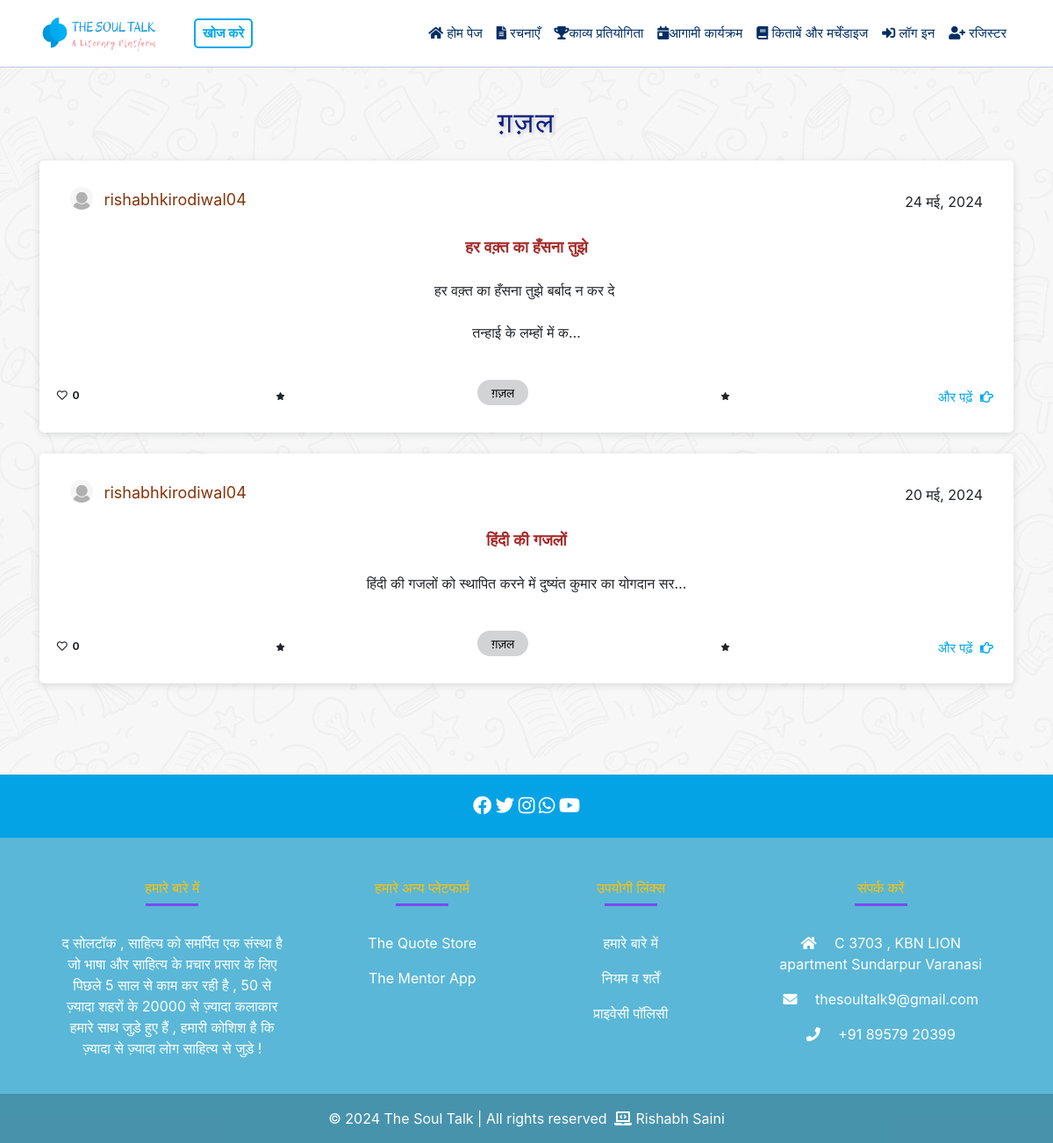
Page /category/1/ on the committed database.
### mainApp/models.py (models this page shows, shortened)
class Category(models.Model):
    name_en = models.CharField(max_length=100, verbose_name="English Name",unique=True)
    name_hi = models.CharField(max_length=100, verbose_name="Hindi Name",unique=True)
    class Meta:
        verbose_name_plural = "Categories"

class Post(models.Model):
    title = models.CharField(max_length=100)
    description = models.TextField()
    category = models.ForeignKey(Category, on_delete=models.CASCADE)
    created_by = models.ForeignKey(CustomUser, on_delete=models.CASCADE)
    created_at = models.DateTimeField(auto_now_add=True)
    approved = models.BooleanField(default=False)  # New field for approval status
    declined = models.BooleanField(default=False)
    likes = models.ManyToManyField(CustomUser, through='Like', related_name='liked_posts')
    likes_count = models.IntegerField(default=0)

class CustomUser(AbstractUser):
    is_admin = models.BooleanField(default=False)
    is_owner = models.BooleanField(default=False)
    phone_no = models.CharField(max_length=15, blank=True, null=True)

### mainApp/views.py (the view)
# urls.py: path('category/<int:category_id>/', views.category_posts, name='category-posts'),
def category_posts(request, category_id):
    category = Category.objects.get(pk=category_id)
    posts = Post.objects.filter(category=category, approved=True).order_by('-created_at')
    like_counts = [post.likes_count for post in posts]
    post_count = posts.count()
    return render(request, 'category_posts.html', {'category': category, 'posts': posts, 'post_count': post_count, 'like_counts': like_counts})

### mainApp/templates/category_posts.html
{% extends "base.html" %}
{% block content %}
<h2>{{ category.name_hi }}</h2>
{% for post in posts %}
{% include 'partials/post_details.html' %}
{% empty %}
<p>इस श्रेणी में कोई पोस्ट नहीं मिली।</p>
{% endfor %}
{% endblock %}

### mainApp/templates/partials/post_details.html
<div class="card bg-card-image mt-4">
    <div class="row">
        <div class="col-md-12">
            <div class="card-body">
                <div class="d-flex author-info justify-content-between align-items-center">
                    <div class="profile-pic ">
                        <img src="{% if post.created_by.profile.profile_image %}{{ post.created_by.profile.profile_image.url }}{% else %}/media/profile_images/default.png{% endif %}"
                            alt="Profile Image" class="profile-image img-fluid rounded-circle">
                                    <a href="{% url 'profile' username=post.created_by.username %}" class="profile-link">{{ post.created_by.username }}</a>
                        </div>
                    <div>
                        <p class="card-text mb-0 post-date">
                            {{ post.created_at|date:"d F, Y" }}
                        </p>
                    </div>
                </div>
                <div>
                    <h5 class="card-title"  style="color: brown;">
                        <strong>{{ post.title }}</strong>
                    </h5>
                </div>
                <div>
                    <p class="card-text text-center">
                    <p style="white-space: pre-wrap;" class="card-text text-center">{{ post.description|truncatechars:60 }}</pre>
                    </p>
                </div>
            </div>
            <div class="row mt-4 mt-sm-0">
                <div class="col-md-12 category-info d-flex justify-content-between align-items-center">
                    <p class="badge text-black">
                        <i class="far fa-heart"></i>&nbsp; {{ post.likes_count }}
                    </p>
                    <p class="badge text-black">
                        <i class="fa fa-solid fa-star fa-xs"></i>
                    </p>
                    <a href="{% url 'category-posts' post.category.id %}" style="text-decoration:none;" class="mb-4">
                        <p class="badge custom-badge"
                            style="font-family: 'Biryani', sans-serif; font-size: 14px; font-weight:normal;">
                            {{ post.category.name_hi }}
                        </p>
                    </a>
                    <p class="badge text-black">
                        <i class="fa fa-solid fa-star fa-xs"></i>
                    </p>
                    <a href="{% url 'full_post' post.id %}" class="card-link">
                        <p class="read-more">
                            और पढ़ें &nbsp;<i class="far fa-hand-point-right"></i>
                        </p>
                    </a>
                </div>
            </div>
        </div>
    </div>
</div>

### mainApp/static/style.css (style rules this page uses)
.author-info { display: flex; align-items: center; }
.profile-pic img { width: 26px; height: 26px; margin-right: 8px; margin-bottom: 8px; }
.card { border: none; box-shadow: 0 2px 8px 0 rgba(63, 69, 81, 0.16); border-radius: 5px; will-change: transform; overflow: hidden; transition: box-shadow 0.3s, transform 0.3s; padding-top: 10px; padding-bottom: 10px; padding-right: 15px; padding-left: 15px; transform: scale(1); }
.card-link { text-decoration: none; }
.category-info { flex-grow: 4; text-align: left; }
.custom-badge { padding: 6.5px 16px; border-radius: 20px; color: black; background-color: #D1D3D4; display: inline; }
.read-more { margin-left: 10px; border-radius: 5px; margin-bottom: 10px; display: inline-block; padding: 4px 8px; font-size: 15px; color:#00a8e9 ; transition: border 0.3; transition: background-color 0.3s; }
h2 { font-family: 'Poppins', sans-serif; font-size: 32px; font-weight: 500; color: #0d1e80; text-shadow: 2px 2px 4px rgba(0, 0, 0, 0.2); letter-spacing: 2px; text-align: center; margin-top: 20px; }
.bg-image { background-image: url('/static/images/block-bg-image.jpeg'); }
.card-title { font-family: 'Poppins', sans-serif; font-size: 20px; font-weight: bold; color: #070707; text-align: center; margin: 20px 0; }
@media (min-width: 768px) { .card-title { font-size: 18px; margin: 25px 0; } }
.profile-link { color: rgb(133, 51, 10); text-decoration: none; transition: color 0.3s ease; font-size: 18px; }

### rows in the picture
Category: name_hi "ग़ज़ल"
Post: created_by.username "rishabhkirodiwal04", created_at "24 मई, 2024", title "हर वक़्त का हँसना तुझे", description "हर वक़्त का हँसना तुझे बर्बाद न कर दे तन्हाई के लम्हों में क…", likes_count "0", category.name_hi "ग़ज़ल"
Post: created_by.username "rishabhkirodiwal04", created_at "20 मई, 2024", title "हिंदी की गजलों", description "हिंदी की गजलों को स्थापित करने में दुष्यंत कुमार का योगदान सर…", likes_count "0", category.name_hi "ग़ज़ल"
